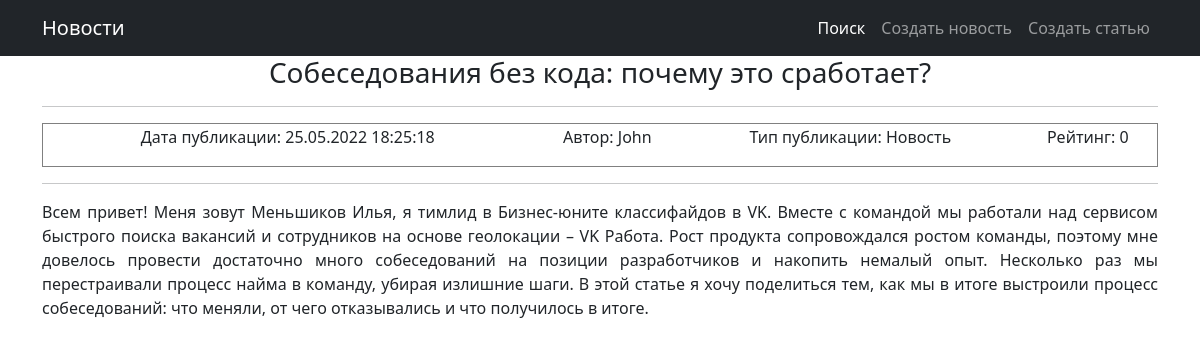
/news/5, run on the app's committed database.
### news/models.py (models this page shows, shortened)
class Post(models.Model):
    types = models.CharField(max_length=2, choices=POST_TYPES, default=news)
    date_create = models.DateTimeField(auto_now_add=True)
    header = models.CharField(max_length=255)
    text = models.TextField()
    rating = models.IntegerField(default=0)
    author_id = models.ForeignKey(Author, on_delete=models.CASCADE)
    categories = models.ManyToManyField(Category, through='PostCategory')

class Author(models.Model):
    user_id = models.OneToOneField(User, on_delete=models.CASCADE)
    rating = models.IntegerField(default=0)

### news/views.py (the view, shortened to what this page needs)
# urls.py: path('news/<int:pk>', PostView.as_view(), name='news_detail'),
class PostView(DetailView):
    model = Post
    template_name = 'news/post.html'
    context_object_name = 'post'
    paginate_by = paginator_items_count
    def get_queryset(self):
        queryset = super().get_queryset()
        self.filterset = NewsFilter(self.request.GET, queryset)
        return self.filterset.qs
    def get_context_data(self, **kwargs):
        context = super().get_context_data(**kwargs)
        context['cat'] = dict(POST_TYPES)[self.object.types]
        return context

### news/templatetags/custom_filters.py (called while the page is built)
def replace(match):
    word = match.group()
    if word.lower() in bad_words:
        return word[0] + '*' * (len(word) - 1)
    else:
        return word

@register.filter()
def censor(value):
    return re.sub(r'\b\w*\b', replace, value, flags=re.I | re.U)

### templates/news/post.html (shortened to what this page needs)
{% extends 'news/default.html' %}
{% load custom_filters %}
{% block content %}
    <h3> {{ post.header|censor }}</h3>
    <hr>
    <table style="border-collapse: collapse; width: 100%;" border="1">
        <tbody>
            <tr>
                <td>
                    <p>Дата публикации: {{ post.date_create|date:'d.m.Y H:i:s'}}</p>
                </td>
                <td>
                    <p>Автор: {{ post.author_id.user_id.username}}</p>
                </td>
                <td>
                    <p>Тип публикации: {{ cat }}</p>
                </td>
                <td>
                    <p>Рейтинг: {{ post.rating }}</p>
                </td>
            </tr>
        </tbody>
    </table>
    <hr>
    <p align="justify"> {{ post.text|censor }} </p>
{% endblock content %}

### data on the page
Post: header|censor "Собеседования без кода: почему это сработает?", date_create "25.05.2022 18:25:18", author_id.user_id.username "John", rating "0", text|censor "Всем привет! Меня зовут Меньшиков Илья, я тимлид в Бизнес-юните классифайдов в VK. Вместе с командой мы работали над сервисом быстрого поиска вакансий и сотрудников на основе геолокации – VK Работа. Рост продукта сопровождался ростом команды, поэтому мне довелось провести достаточно много собеседований на позиции разработчиков и накопить немалый опыт. Несколько раз мы перестраивали процесс найма в команду, убирая излишние шаги. В этой статье я хочу поделиться тем, как мы в итоге выстроили процесс собеседований: что меняли, от чего отказывались и что получилось в итоге."

### other printed values
{{ cat }} "Новость"
